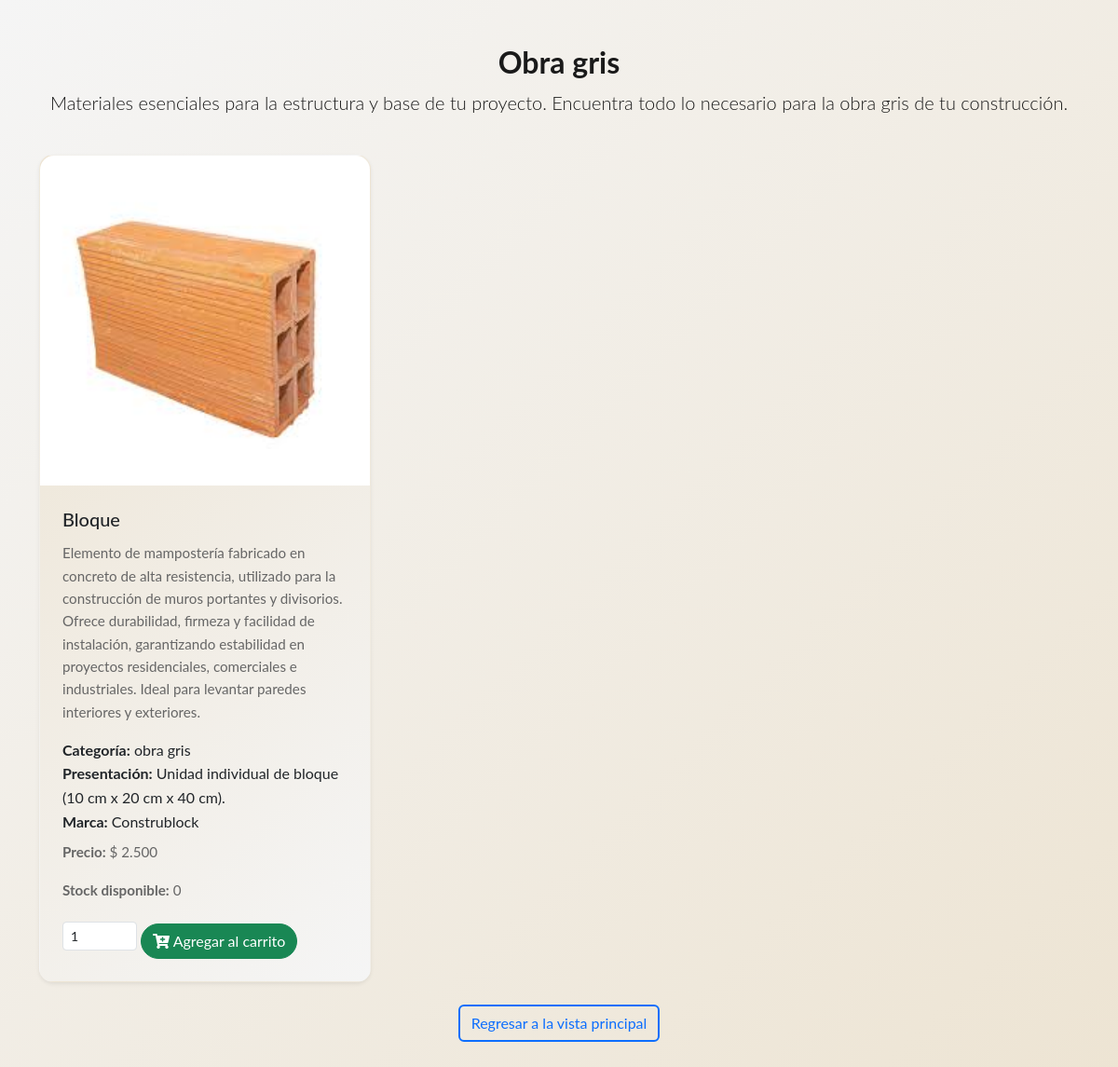
Page /productos/obra gris on the earlier database version.
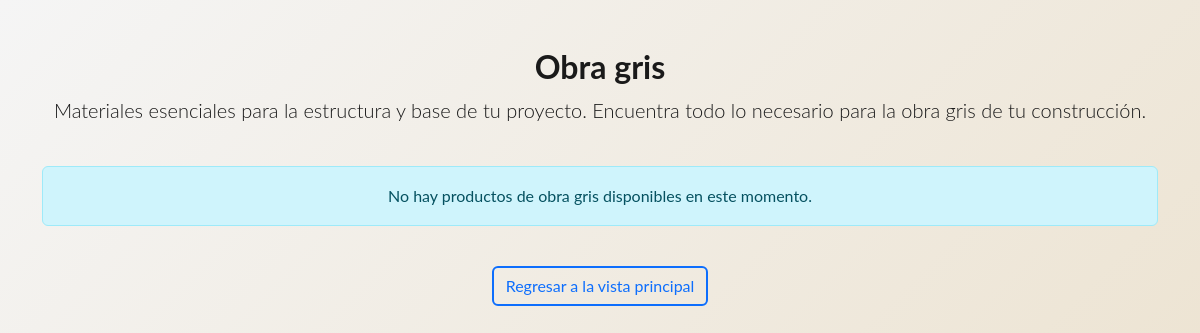
Same page on the later database version.
### app/models/productos.py (models this page shows, shortened)
class Producto(db.Model):
    id = db.Column(db.Integer, primary_key=True)
    nombre = db.Column(db.String(100), nullable=False)
    descripcion = db.Column(db.String(255), nullable=False)
    categoria = db.Column(db.String(50), nullable=False)
    precio = db.Column(db.Float, nullable=False)
    imagen = db.Column(db.String(255))
    presentacion = db.Column(db.String(100))
    marca = db.Column(db.String(100))
    destacado = db.Column(db.Boolean, default=False)
    stock = db.Column(db.Integer, nullable=False, default=0)  # Nuevo campo para el stock

### app/routes/users_route.py (the view)
@bp.route('/productos/<categoria>')
def productos_categoria(categoria):
    productos = Producto.query.filter_by(categoria=categoria).all()
    return render_template(f'{categoria}.html', productos=productos)

### app/templates/obra gris.html (shortened to what this page needs)
{% extends 'main.html' %}
{% block content %}
<div class="container py-5">
    <div class="row mb-4">
        <div class="col-12 text-center">
            <h2 class="fw-bold">Obra gris</h2>
            <p class="lead">Materiales esenciales para la estructura y base de tu proyecto. Encuentra todo lo necesario para la obra gris de tu construcción.</p>
        </div>
    </div>
    <div class="row g-4">
        {% if productos %}
            {% for producto in productos %}
            <div class="col-md-4">
                <div class="card h-100 shadow-sm obra-gris-card">
                    <img src="{{ producto.imagen or 'https://via.placeholder.com/350x200?text=Obra+Gris' }}" class="card-img-top" alt="{{ producto.nombre }}">
                    <div class="card-body">
                        <h5 class="card-title">{{ producto.nombre }}</h5>
                        <p class="card-text">{{ producto.descripcion }}</p>
                        <ul class="list-unstyled mb-2">
                            <li><strong>Categoría:</strong> {{ producto.categoria }}</li>
                            <li><strong>Presentación:</strong> {{ producto.presentacion or 'N/A' }}</li>
                            <li><strong>Marca:</strong> {{ producto.marca or 'N/A' }}</li>
                        </ul>
                        <p class="card-text"><strong>Precio:</strong> {{ producto.precio|cop }}</p>
                        <p class="card-text"><strong>Stock disponible:</strong> {{ producto.stock }}</p>
                        <form action="{{ url_for('cart.add_to_cart', product_id=producto.id) }}" method="post" style="display:inline;">
                            <input type="number" name="quantity" value="1" min="1" max="{{ producto.stock }}" class="form-control form-control-sm d-inline-block" style="width:80px;">
                            <button type="submit" class="btn btn-success mt-2 rounded-pill"><i class="fas fa-cart-plus"></i> Agregar al carrito</button>
                        </form>
                    </div>
                </div>
            </div>
            {% endfor %}
        {% else %}
            <div class="col-12">
                <div class="alert alert-info text-center">No hay productos de obra gris disponibles en este momento.</div>
            </div>
        {% endif %}
    </div>
    <div class="mt-4 text-center">
        <a href="{{ url_for('main') }}" class="btn btn-outline-primary">Regresar a la vista principal</a>
    </div>
</div>
{% endblock %}

Differences in the rows shown:
removed Producto: imagen+nombre (picture), nombre "Bloque", descripcion "Elemento de mampostería fabricado en concreto de alta resistencia, utilizado para la construcción de muros portantes y divisorios. Ofrece durabilidad, firmeza y facilidad de instalación, garantizando estabilidad en proyectos residenciales, comerciales e industriales. Ideal para levantar paredes interiores y exteriores.", categoria "obra gris", presentacion "Unidad individual de bloque (10 cm x 20 cm x 40 cm).", marca "Construblock", precio|cop "$ 2.500", stock "0"
Other differences:
text now shown: "No hay productos de obra gris disponibles en este momento."
